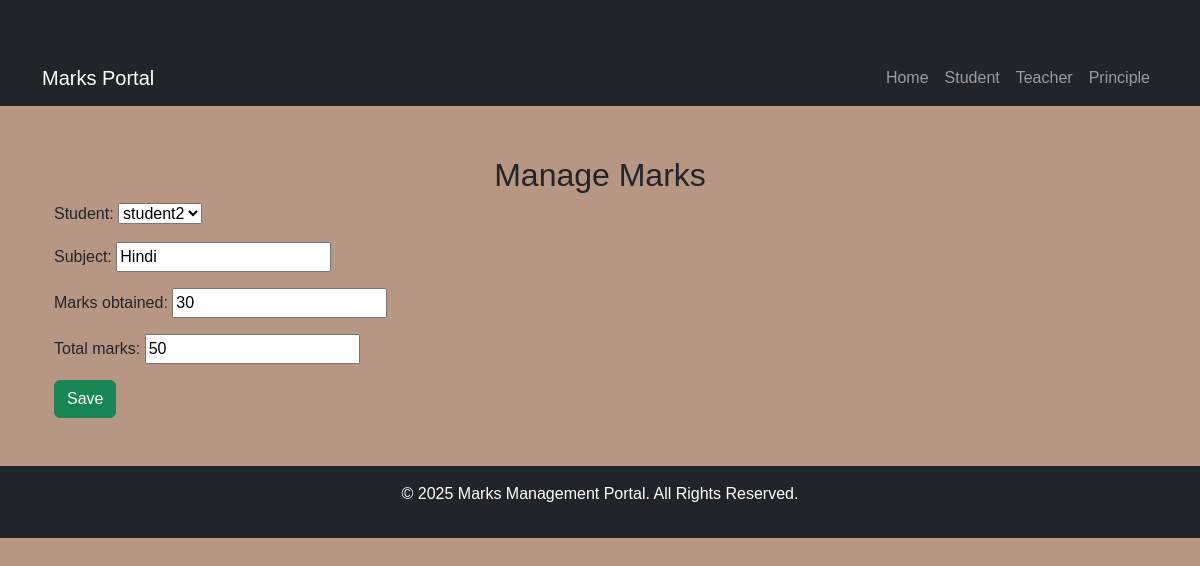
/marks/edit/15/ (signed in), run on the app's committed database.
### core/models.py (models this page shows, shortened)
class Marks(models.Model):
    student = models.ForeignKey(User, on_delete=models.CASCADE, limit_choices_to={'is_staff': False})
    subject = models.CharField(max_length=100)
    marks_obtained = models.IntegerField()
    total_marks = models.IntegerField(default=0)

### core/views.py (the view)
# urls.py: path('marks/edit/<int:pk>/', marks_update, name='marks_update'),
@login_required
def marks_update(request, pk):
    mark = get_object_or_404(Marks, pk=pk)
    if request.user.is_staff:  # Only teachers/admins can edit
        if request.method == "POST":
            form = MarksForm(request.POST, instance=mark)
            if form.is_valid():
                form.save()
                return redirect('marks_list')
        else:
            form = MarksForm(instance=mark)
        return render(request, 'marks_form.html', {'form': form})
    return redirect('marks_list')

### core/forms.py
class MarksForm(forms.ModelForm):
    class Meta:
        model = Marks
        fields = ['student', 'subject', 'marks_obtained', 'total_marks']

### templates/marks_form.html (shortened to what this page needs)
{% extends "base.html" %}
{%load static %}
{% block content %}
<div class="container mt-4">
    <h2 class="text-center">Manage Marks</h2>
    <form method="POST">
        {{ form.as_p }}
        <button type="submit" class="btn btn-success">Save</button>
    </form>
</div>
{% endblock %}

### static/css/styles.css (style rules this page uses)
body { background-color: #b79784; font-family: 'Arial', sans-serif; }
.container { margin-top: 50px; }

### data on the page
Marks: student "student2", subject "Hindi", marks_obtained "30", total_marks "50"
